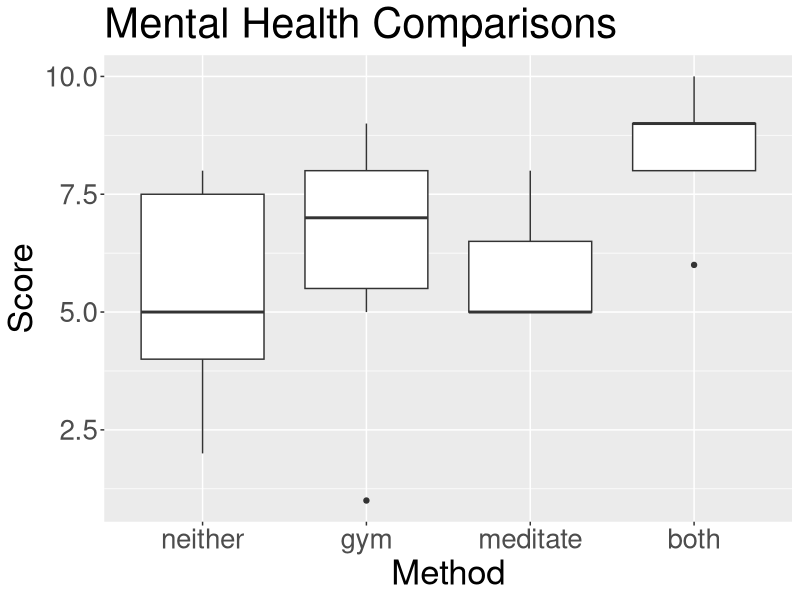
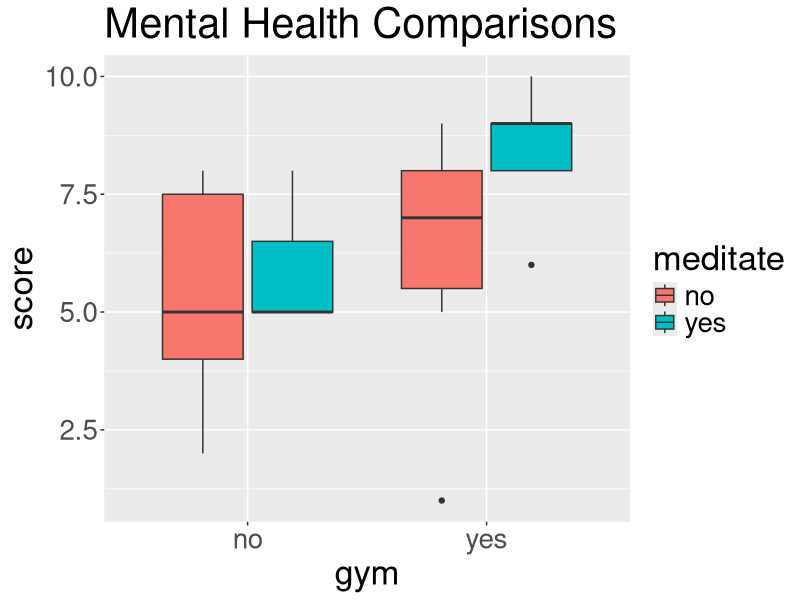
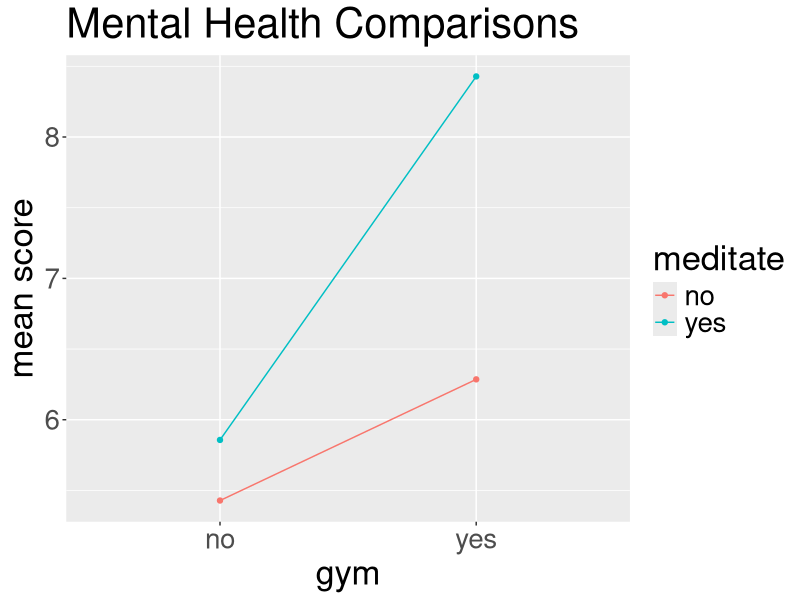

R code for these plots, in order:
## ---- chunk 1
  knitr::opts_chunk$set(echo = TRUE)
  knitr::opts_chunk$set(dev = 'pdf')
  def.chunk.hook  <- knitr::knit_hooks$get("chunk")
  knitr::knit_hooks$set(chunk = function(x, options) {
    x <- def.chunk.hook(x, options)
    ifelse(options$size != "normalsize", paste0("\n \\", options$size,"\n\n", x, "\n\n \\normalsize"), x)
  })
## ---- chunk 2
neither <- c(7, 4, 2, 8, 4, 5, 8)
gym <- c(5, 1, 8, 8, 9, 7, 6)
meditate <- c(7, 5, 5, 8, 5, 6, 5)
both <- c(9, 6, 8, 9, 9, 8, 10)

L <- 7
mh_df <- data.frame(
  score = c(neither, gym, meditate, both),
  gym = c(rep("no", L), rep("yes", L),
          rep("no", L), rep("yes", L)),
  meditate = c(rep("no", 2*L), rep("yes", 2*L))
)
## ---- chunk 3
knitr::kable(mh_df[1:18,])
## ---- chunk 4
library(ggplot2)
theme_update(text = element_text(size = 25))
ggplot() + 
  geom_boxplot(aes(x="neither", y=neither)) +
  geom_boxplot(aes(x="gym", y=gym)) +
  geom_boxplot(aes(x="meditate", y=meditate)) +
  geom_boxplot(aes(x="both", y=both)) + 
  scale_x_discrete(limits=c("neither", "gym", "meditate", "both")) +
  ggtitle("Mental Health Comparisons") +
  ylab("Score") +
  xlab("Method")
## ---- chunk 5
ggplot(data=mh_df, mapping=aes(x=gym, y=score, fill=meditate)) +
  geom_boxplot() + ggtitle("Mental Health Comparisons")
## ---- chunk 6
library(dplyr)
tmp <- mh_df %>% 
  group_by(gym, meditate) %>% 
  summarize(mean=mean(score))

# make line interaction plot
ggplot(data=tmp, aes(y=mean, x=gym, group=meditate, color=meditate)) + 
  geom_point() + geom_line() + 
  ggtitle("Mental Health Comparisons") + 
  ylab("mean score")
## ---- chunk 7
library(readr)
learn_prob <- read_csv("learn_prob.csv")
show <- learn_prob %>% 
  select("score", "handwritten", "coding")

knitr::kable(show[1:9,])
## ---- chunk 8
means <- mh_df %>% 
  group_by(gym, meditate) %>% 
  summarize(mean=round(mean(score), 3)) 
## ---- chunk 9
library(xtable)
print(xtable(means, align=c("c","c","c","c"), digits=c(0,0,0,3)), comment=FALSE, include.rownames=FALSE)
## ---- chunk 10
print(xtable(means, align=c("c","c","c","c"), digits=c(0,0,0,3)), comment=FALSE, include.rownames=FALSE)
## ---- chunk 11
model1 <- lm(score ~ gym + meditate + gym*meditate, data=mh_df)
summary(model1)
## ---- chunk 12
coefficients <- round(summary(model1)$coefficients, 3)
coefficients
## ---- chunk 13
coefficients <- round(summary(model1)$coefficients, 3)
coefficients
## ---- chunk 14
coefficients <- round(summary(model1)$coefficients, 3)
coefficients
## ---- chunk 15
model1 <- lm(score ~ gym + meditate + gym*meditate, data=mh_df)
summary(model1)
## ---- chunk 16
model1 <- lm(score ~ gym + meditate + gym*meditate, data=mh_df)
summary(model1)
